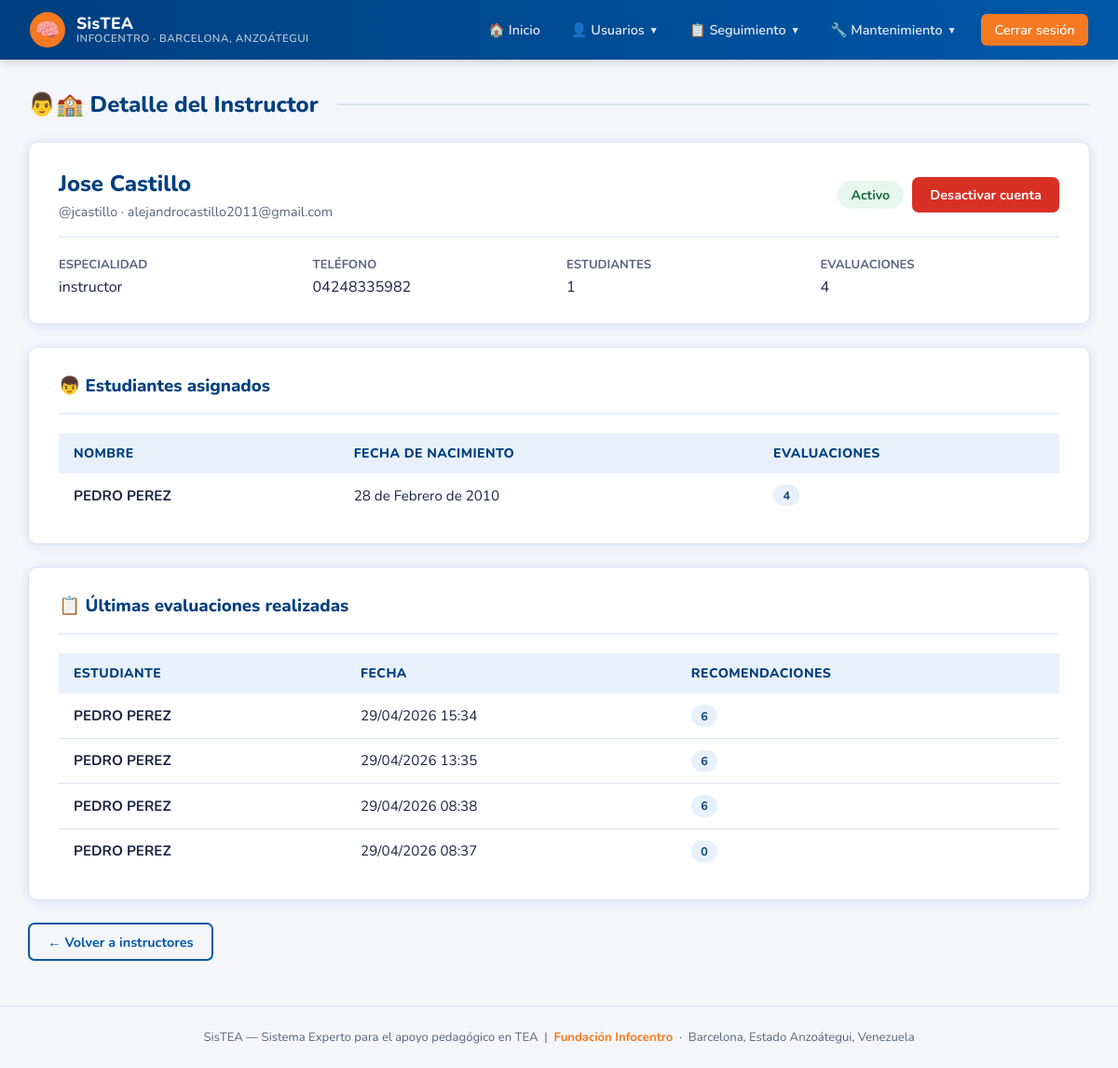
/panel/instructores/1/ (signed in), run on the app's committed database.
### sistex/models.py (models this page shows, shortened)
class Instructor(models.Model):
    usuario = models.OneToOneField(User, on_delete=models.CASCADE)
    telefono = models.CharField(max_length=20, blank=True)
    especialidad = models.CharField(max_length=100, blank=True)
    def __str__(self):
        return f"{self.usuario.get_full_name()} ({self.usuario.username})"
    class Meta:
        verbose_name = "Instructor"
        verbose_name_plural = "Instructores"

class Estudiante(models.Model):
    usuario = models.OneToOneField(User, on_delete=models.CASCADE, null=True, blank=True, related_name='estudiante_perfil')
    nombre = models.CharField(max_length=100)
    fecha_nacimiento = models.DateField()
    instructor = models.ForeignKey(Instructor, on_delete=models.SET_NULL, null=True, related_name='estudiantes')
    observaciones = models.TextField(blank=True)
    fecha_registro = models.DateTimeField(auto_now_add=True)
    class Meta:
        verbose_name = "Estudiante"
        verbose_name_plural = "Estudiantes"

class Evaluacion(models.Model):
    NIVEL = [
        ('bajo', 'Bajo'),
        ('medio', 'Medio'),
        ('alto', 'Alto'),
    ]
    estudiante = models.ForeignKey(Estudiante, on_delete=models.CASCADE, related_name='evaluaciones')
    instructor = models.ForeignKey(Instructor, on_delete=models.SET_NULL, null=True)
    fecha = models.DateTimeField(auto_now_add=True)
    dificultad_comunicacion = models.CharField(max_length=10, choices=NIVEL, default='bajo')
    conductas_repetitivas = models.CharField(max_length=10, choices=NIVEL, default='bajo')
    interaccion_social = models.CharField(max_length=10, choices=NIVEL, default='bajo')
    sensibilidad_sensorial = models.CharField(max_length=10, choices=NIVEL, default='bajo')
    atencion_concentracion = models.CharField(max_length=10, choices=NIVEL, default='bajo')
    habilidades_motoras = models.CharField(max_length=10, choices=NIVEL, default='bajo')
    notas = models.TextField(blank=True)
    class Meta:
        verbose_name = "Evaluación"
        verbose_name_plural = "Evaluaciones"
        ordering = ['-fecha']

### sistex/views.py (the view)
# urls.py: path('panel/instructores/<int:pk>/', views.admin_detalle_instructor, name='admin_detalle_instructor'),
@admin_required
def admin_detalle_instructor(request, pk):
    instructor   = get_object_or_404(Instructor, pk=pk)
    estudiantes  = Estudiante.objects.filter(instructor=instructor)
    evaluaciones = Evaluacion.objects.filter(instructor=instructor).order_by('-fecha')
    return render(request, 'sistex/admin/detalle_instructor.html', {
        'instructor':  instructor,
        'estudiantes': estudiantes,
        'evaluaciones': evaluaciones,
    })

### sistex/views.py (called while the page is built)
def admin_required(view_func):
    @wraps(view_func)
    def wrapper(request, *args, **kwargs):
        if not request.user.is_authenticated:
            return redirect('login')
        if not request.user.is_staff:
            messages.error(request, 'No tienes permisos para acceder a esa sección.')
            return redirect('dashboard')
        return view_func(request, *args, **kwargs)
    return wrapper

### sistex/templates/sistex/admin/detalle_instructor.html (shortened to what this page needs)
{% extends 'sistex/base.html' %}
{% block content %}
<p class="page-title">👨🏫 Detalle del Instructor</p>
<div class="card">
    <div class="card-header">
        <div>
            <h2>{{ instructor.usuario.get_full_name|default:instructor.usuario.username }}</h2>
            <p style="color: var(--texto-suave); font-size: 0.9rem; margin-top: 0.25rem;">
                @{{ instructor.usuario.username }} · {{ instructor.usuario.email|default:"Sin correo" }}
            </p>
        </div>
        <div style="display: flex; gap: 0.6rem; align-items: center;">
            {% if instructor.usuario.is_active %}
            <span class="badge badge-bajo" style="font-size: 0.88rem; padding: 0.35rem 0.9rem;">Activo</span>
            {% else %}
            <span class="badge badge-alto" style="font-size: 0.88rem; padding: 0.35rem 0.9rem;">Inactivo</span>
            {% endif %}
            <form method="post" action="{% url 'admin_toggle_instructor' instructor.pk %}">
                {% if instructor.usuario.is_active %}
                <button type="submit" class="btn btn-danger">Desactivar cuenta</button>
                {% else %}
                <button type="submit" class="btn btn-success">Activar cuenta</button>
                {% endif %}
            </form>
        </div>
    </div>
    <div style="display: grid; grid-template-columns: repeat(auto-fit, minmax(180px, 1fr)); gap: 1rem;">
        <div>
            <p style="font-size: 0.82rem; color: var(--texto-suave); font-weight: 700; text-transform: uppercase;">Especialidad</p>
            <p style="margin-top: 0.25rem;">{{ instructor.especialidad|default:"No especificada" }}</p>
        </div>
        <div>
            <p style="font-size: 0.82rem; color: var(--texto-suave); font-weight: 700; text-transform: uppercase;">Teléfono</p>
            <p style="margin-top: 0.25rem;">{{ instructor.telefono|default:"No registrado" }}</p>
        </div>
        <div>
            <p style="font-size: 0.82rem; color: var(--texto-suave); font-weight: 700; text-transform: uppercase;">Estudiantes</p>
            <p style="margin-top: 0.25rem;">{{ estudiantes.count }}</p>
        </div>
        <div>
            <p style="font-size: 0.82rem; color: var(--texto-suave); font-weight: 700; text-transform: uppercase;">Evaluaciones</p>
            <p style="margin-top: 0.25rem;">{{ evaluaciones.count }}</p>
        </div>
    </div>
</div>
<div class="card">
    <div class="card-header">
        <h3>👦 Estudiantes asignados</h3>
    </div>
    {% if estudiantes %}
    <table>
        <thead>
            <tr><th>Nombre</th><th>Fecha de Nacimiento</th><th>Evaluaciones</th></tr>
        </thead>
        <tbody>
            {% for est in estudiantes %}
            <tr>
                <td><strong>{{ est.nombre }}</strong></td>
                <td>{{ est.fecha_nacimiento }}</td>
                <td>
                    <span class="badge" style="background: var(--azul-claro); color: var(--azul-oscuro);">
                        {{ est.evaluaciones.count }}
                    </span>
                </td>
            </tr>
            {% endfor %}
        </tbody>
    </table>
    {% else %}
    <p style="color: var(--texto-suave); text-align: center; padding: 1.5rem;">Este instructor no tiene estudiantes asignados.</p>
    {% endif %}
</div>
<div class="card">
    <div class="card-header">
        <h3>📋 Últimas evaluaciones realizadas</h3>
    </div>
    {% if evaluaciones %}
    <table>
        <thead>
            <tr><th>Estudiante</th><th>Fecha</th><th>Recomendaciones</th></tr>
        </thead>
        <tbody>
            {% for ev in evaluaciones|slice:":10" %}
            <tr>
                <td><strong>{{ ev.estudiante.nombre }}</strong></td>
                <td>{{ ev.fecha|date:"d/m/Y H:i" }}</td>
                <td>
                    <span class="badge" style="background: var(--azul-claro); color: var(--azul-oscuro);">
                        {{ ev.recomendaciones.count }}
                    </span>
                </td>
            </tr>
            {% endfor %}
        </tbody>
    </table>
    {% else %}
    <p style="color: var(--texto-suave); text-align: center; padding: 1.5rem;">No hay evaluaciones registradas.</p>
    {% endif %}
</div>
<a href="{% url 'admin_instructores' %}" class="btn btn-outline">← Volver a instructores</a>
{% endblock %}

### sistex/templates/sistex/base.html (style rules this page uses)
:root { --azul: #0057A8; --azul-oscuro: #003F7F; --azul-claro: #E8F1FB; --naranja: #F47920; --naranja-hover: #D4661A; --verde: #2E9E5B; --verde-hover: #237A47; --rojo: #D93025; --rojo-hover: #B02519; --gris-bg: #F4F6FA; --gris-borde: #DDE3EE; --texto: #1A2340; --texto-suave: #5A6480; --blanco: #FFFFFF; --sombra: 0 2px 12px rgba(0,87,168,0.10); --radio: 10px; }
* { margin: 0; padding: 0; box-sizing: border-box; }
body { font-family: 'Nunito', 'Segoe UI', sans-serif; background: var(--gris-bg); color: var(--texto); min-height: 100vh; }
.card { background: var(--blanco); border-radius: var(--radio); padding: 1.75rem 2rem; margin-bottom: 1.5rem; box-shadow: var(--sombra); border: 1px solid var(--gris-borde); }
.card-header { display: flex; justify-content: space-between; align-items: center; margin-bottom: 1.25rem; padding-bottom: 1rem; border-bottom: 2px solid var(--azul-claro); }
.card-header h2, .card-header h3 { color: var(--azul-oscuro); font-weight: 800; }
.btn { display: inline-flex; align-items: center; gap: 0.4rem; padding: 0.55rem 1.2rem; background: var(--azul); color: var(--blanco); text-decoration: none; border-radius: 7px; border: none; cursor: pointer; font-family: 'Nunito', sans-serif; font-weight: 700; font-size: 0.9rem; transition: background 0.2s, transform 0.1s; }
.btn-danger { background: var(--rojo); }
.btn-outline { background: transparent; color: var(--azul); border: 2px solid var(--azul); }
table { width: 100%; border-collapse: collapse; }
table th { background: var(--azul-claro); color: var(--azul-oscuro); font-weight: 800; padding: 0.75rem 1rem; text-align: left; font-size: 0.88rem; text-transform: uppercase; letter-spacing: 0.4px; }
table td { padding: 0.75rem 1rem; border-bottom: 1px solid var(--gris-borde); font-size: 0.95rem; }
table tbody tr:last-child td { border-bottom: none; }
.badge { display: inline-block; padding: 0.2rem 0.65rem; border-radius: 20px; font-size: 0.78rem; font-weight: 700; }
.badge-bajo { background: #E6F7EE; color: #1A6B3C; }
.page-title { font-size: 1.5rem; font-weight: 800; color: var(--azul-oscuro); margin-bottom: 1.5rem; display: flex; align-items: center; gap: 0.5rem; }
.page-title::after { content: ''; flex: 1; height: 2px; background: var(--gris-borde); margin-left: 0.75rem; }

### data on the page
Instructor: usuario.get_full_name "Jose Castillo", usuario.username "jcastillo", usuario.email "alejandrocastillo2011@gmail.com", especialidad "instructor", telefono "04248335982"
Estudiante: nombre "PEDRO PEREZ", fecha_nacimiento "28 de Febrero de 2010", evaluaciones.count "4"
Evaluacion: estudiante.nombre "PEDRO PEREZ", fecha "29/04/2026 15:34", recomendaciones.count "6"
Evaluacion: estudiante.nombre "PEDRO PEREZ", fecha "29/04/2026 13:35", recomendaciones.count "6"
Evaluacion: estudiante.nombre "PEDRO PEREZ", fecha "29/04/2026 08:38", recomendaciones.count "6"
Evaluacion: estudiante.nombre "PEDRO PEREZ", fecha "29/04/2026 08:37", recomendaciones.count "0"

### other printed values
{{ estudiantes.count }} "1"
{{ evaluaciones.count }} "4"
